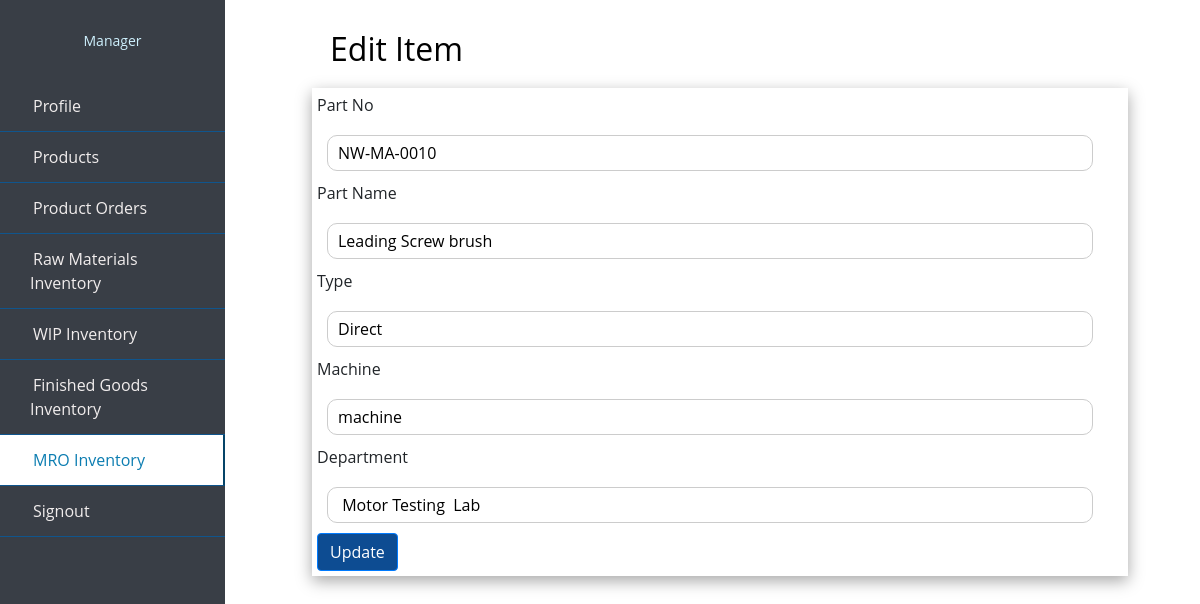
The page /edit_manager_mro.php?editid=NW-MA-0010 on the database its author committed.
### tables this page shows
CREATE TABLE `mro` (
  `part_no` varchar(10) NOT NULL,
  `part_name` varchar(100) NOT NULL,
  `type` varchar(50) NOT NULL,
  `machine` varchar(100) NOT NULL,
  `department` varchar(100) NOT NULL
);

### edit_manager_mro.php (the view, shortened to what this page needs)
<?php
include 'partial/dbconnect.php';
if(isset($_GET['editid'])){
$part_no=$_GET['editid'];
$sql="SELECT * FROM `mro` WHERE part_no = '$part_no'";
$result=$conn->query($sql);
$data=$result->fetch_assoc();
}
?>
<!doctype html>
<html lang="en">
  <head>
    <link rel="stylesheet" href="https://stackpath.bootstrapcdn.com/bootstrap/4.4.1/css/bootstrap.min.css">
    <link rel="stylesheet" href="style.css">
    <link rel="stylesheet" href="https://cdn.jsdelivr.net/npm/bootstrap-icons@1.7.2/font/bootstrap-icons.css">
  </head>
  <body>
  <div class="wrapper">
        <div class="sidebar">
            <div class="profile">
            <p>Manager</p>
            </div>
            <ul>
                <li>
                    <a href="manager_profile.php">
                        <span class="item">Profile</span>
                    </a>
                </li>
                <li>
                    <a href="manager_products.php">
                        <span class="item">Products</span>
                    </a>
                </li>
                <li>
                    <a href="manager_porders.php">
                        <span class="item">Product Orders</span>
                    </a>
                </li>
                <li>
                    <a href="manager_rawmaterials.php">
                        <span class="item">Raw Materials Inventory</span>
                    </a>
                </li>
                <li>
                    <a href="manager_wip.php">
                        <span class="item">WIP Inventory</span>
                    </a>
                </li>
                <li>
                    <a href="manager_finishedg.php"  >
                        <span class="item">Finished Goods Inventory</span>
                    </a>
                </li>
                <li>
                    <a href="manager_mro.php" class="active">
                        <span class="item">MRO Inventory</span>
                    </a>
                </li>
                <li>
                        <a href="/project/logout.php"><span class="item">Signout</span></a>
                </li>
  </ul>
       </div>
</div>
<div class="content">
<h2 class="heading"> Edit Item</h2>
<div class="box">
<div>
  <form action="manager_modify_mro.php?editid=<?= $part_no ?>" method="post">
  <label>Part No</label>
    <input type="text"  name="part_no" placeholder="part no" value="<?= $data['part_no']?>">
    <br>
    <label>Part Name</label>
    <input type="text"  name="part_name" placeholder="part name" value="<?= $data['part_name']?>">
    <br>
    <label>Type</label><br>
    <input type="text"  name="type" placeholder="type" value="<?= $data['type']?>">
    <br>
    <label>Machine</label>
    <br>
    <input type="text"  name="machine" placeholder="machine" value="<?= $data['machine']?>">
    <br>
    <label>Department</label>
    <br>
    <input type="text"  name="department" placeholder="department" value="<?= $data['department']?>">
    <button type="submit" class="btn btn-primary" name="update">Update</button>
  </form>
  </div>
</div>
</div>
</body>
</html>

### style.css (style rules this page uses)
h2 { color: #8EC3B0; }
.item { padding: 3px; text-align: center; }
.wrapper .sidebar { background:#393E46; position: fixed; top: 0; left: 0; width: 225px; height: 100%; padding: 20px 0; transition: all 0.5s ease; }
.wrapper .sidebar .profile { margin-bottom: 30px; text-align: center; }
.wrapper .sidebar .profile p { color: rgb(206, 240, 253); font-size: 14px; }
.wrapper .sidebar ul li a { display: block; padding: 13px 30px; border-bottom: 1px solid #10558d; color: rgb(241, 237, 237); font-size: 16px; position: relative; }
.wrapper .sidebar ul li a:hover, .wrapper .sidebar ul li a.active { color: #0c7db1; background:white; border-right: 2px solid rgb(5, 68, 104); }
.wrapper .sidebar ul li a:hover:before, .wrapper .sidebar ul li a.active:before { display: block; }
.content { border: 1px; background-color: #FEFCF3 ; margin-top: 80px; margin-bottom: 60px; margin-right: 20px; margin-left: 250px; }

### edit_manager_mro.php (style rules this page uses)
.content { border: 1px; margin-top: 30px; margin-bottom: 60px; margin-right: 0px; margin-left: 240px; word-wrap: break-word; background-color:white; }
* { list-style: none; text-decoration: none; margin: 0; padding: 0; box-sizing: border-box; font-family: 'Open Sans', sans-serif; }
.content .box { padding: 5px; width: 85%; box-shadow: rgba(0, 0, 0, 0.35) 0px 5px 15px; display: block; margin-left: auto; margin-right: auto; }
input[type=text], select { width: 95%; padding: 5px 10px; margin-top: 10px; margin-bottom: 10px; margin-right: 0px; margin-left: 10px; display: inline-block; border: 1px solid #ccc; border-radius: 10px; box-sizing: border-box; }
.heading { margin-left: 90px; color: black; margin-bottom: 20px; }
.btn-primary, .btn-primary:hover, .btn-primary:active, .btn-primary:visited { background-color: #0D4C92; }

### rows shown on the page
mro: part_no "NW-MA-0010", part_name "Leading Screw brush", type "Direct", machine "machine", department "Motor Testing Lab"
